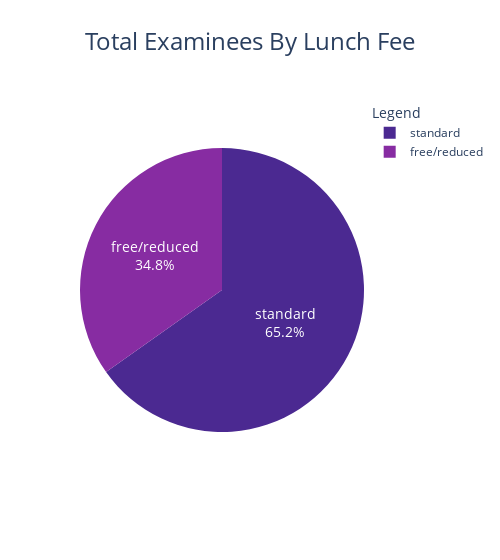

Write notebook code for a chart like this one.
### Markdown cell above
### <font color="AA0088">Total Examinees By Lunch Fee</font>

### Code cell
fig_pie_lunch = create_pie_chart(df_source = exam_scores_df, 
                               feature_name = "lunch", 
                               fig_title = "Total examinees by lunch fee")


fig_pie_lunch.show();

### Figure 1 — Plotly figure (JSON) as saved in the notebook; plotly's stock layout.template omitted (floating-point values rounded to 4 significant figures)
{"data": [{"domain": {"x": [0, 1], "y": [0, 1]}, "hoverlabel": {"font": {"color": "white"}}, "hovertemplate": "<b>%{label}</b><br><br>Total: %{value}</br>Percent: %{percent}", "labels": ["standard", "free/reduced"], "legendgroup": "", "name": "", "showlegend": true, "textfont": {"color": "white", "size": 14}, "textinfo": "label+percent", "textposition": "inside", "type": "pie", "values": [652, 348]}], "layout": {"legend": {"title": {"text": "Legend"}, "tracegroupgap": 0}, "piecolorway": ["rgb(75, 41, 145)", "rgb(135, 44, 162)", "rgb(192, 54, 157)", "rgb(234, 79, 136)", "rgb(250, 120, 118)", "rgb(246, 169, 122)", "rgb(237, 217, 163)"], "title": {"font": {"size": 24}, "text": "Total Examinees By Lunch Fee", "x": 0.5}, "width": 500}}
